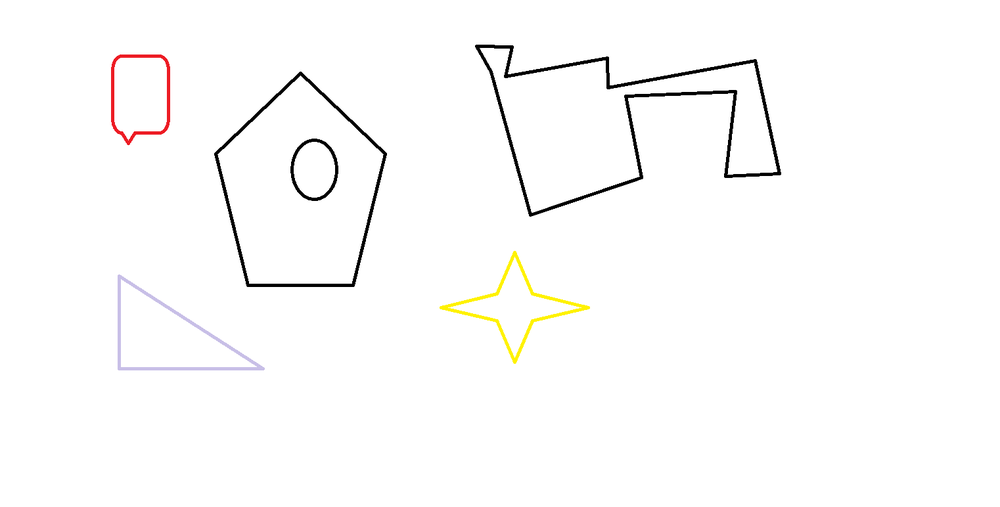
#> input picture Computer Vision/primjeri/opencv_primjer/primjer.png, 1000 x 507 px, shrunk from 1522 x 772 before the run, found by its file name
$ python example.py
#> lines starting #> are read from the running program, lines starting #| are printed output that depends on the picture; after the words box and inside, x2 and y2 are one past the last pixel; in counts of white or black regions, pixels touching at a corner belong together
import cv2
img_src = cv2.imread("primjer.png")
#> img_src is the input picture: shape (507, 1000, 3); mean B, G, R 250.8, 251.3, 251.7
img_gray = cv2.cvtColor(img_src, cv2.COLOR_BGR2GRAY)
ret, img_gray_th = cv2.threshold(img_gray, 200, 255, cv2.THRESH_BINARY)
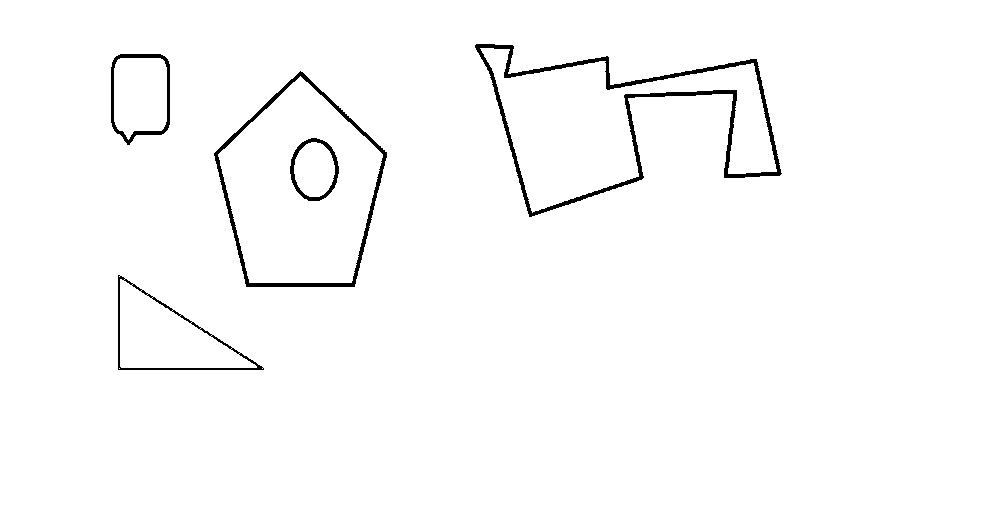
#> img_gray_th: shape (507, 1000); 98.2% white; 5 black regions

# detektiraj konture
cnts, hierarchy = cv2.findContours(image=img_gray_th, mode=cv2.RETR_TREE,method=cv2.CHAIN_APPROX_NONE)
#> cnts = 22 contours, 2 with area under 20; largest, box (x1, y1, x2, y2) and area: (0, 0, 1000, 507) 505494, (213, 70, 388, 288) 26305, (474, 43, 783, 218) 25305, (218, 76, 383, 283) 23444, (480, 48, 777, 213) 20039

# prikazi konture na originalnoj slici
#> (the run stopped early here; a loop or call above may not have finished)
